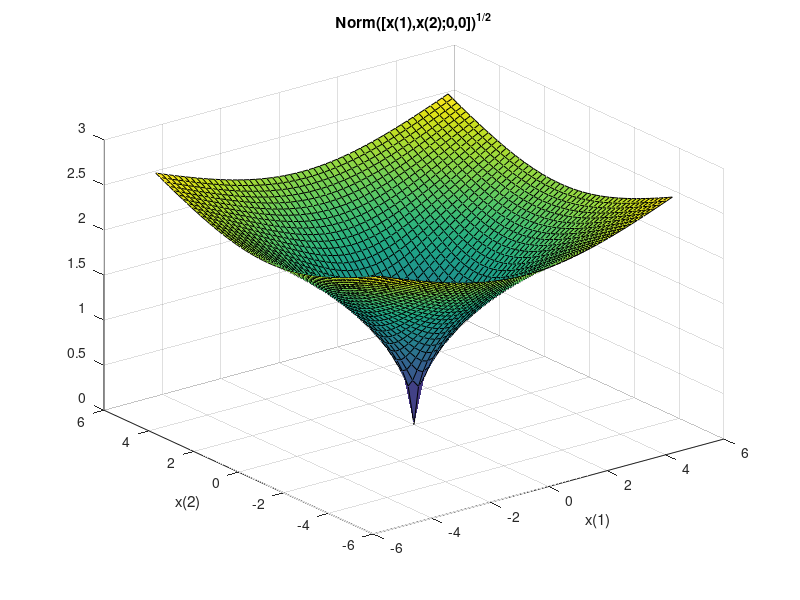

Source code (MATLAB):
figure

x = linspace(-5,5,51);
[xx,yy] = meshgrid(x);
zz = zeros(size(xx));
for ii = 1:length(x)
    for jj = 1:length(x)
        zz(ii,jj) = sqrt(norm([xx(ii,jj),yy(ii,jj);0,0]));
    end
end
surf(xx,yy,zz)
xlabel('x(1)')
ylabel('x(2)')
title('Norm([x(1),x(2);0,0])^{1/2}')

